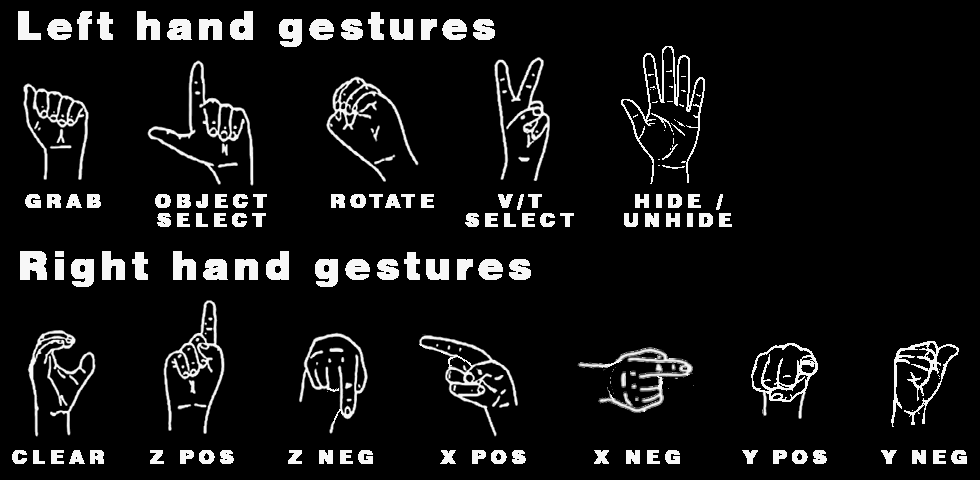
#> input picture Technical Paper/resources/image/GestureMap.png, 980 x 480 px, given in place of the camera
$ jupyter execute DatasetGeneration.ipynb   (shell and % lines are left out)   (text cells are left out)
#> lines starting #> are read from the running program, lines starting #| are printed output that depends on the picture
[cell 1]
import cv2
import time
import os
import uuid
from IPython.display import clear_output
import random
import shutil
import wget

[cell 2]
imagePath = 'Tensorflow/Workspace/images/capturedimages'

[cell 3]
labels = ['LeftL', 'LeftA', 'LeftO', 'LeftV', 'LeftOpenHand', 'RIndexUp', 'RIndexDown', 'RIndexLeft', 'RIndexRight', 'RIndexFront', 'RThumbBack', 'RClearC']
nImages = 25

[cell 4]
def vertical_shift(input_img, ratio=0.2):
    if ratio > 1 or ratio < 0:
        print('Value should be less than 1 and greater than 0')
        return input_img
    img = input_img.copy()
    ratio = random.uniform(-ratio, ratio)
    h, w = img.shape[:2]
    to_shift = h*ratio
    if ratio > 0:
        img = img[:int(h-to_shift), :, :]
    if ratio < 0:
        img = img[int(-1*to_shift):, :, :]
    img = cv2.resize(img, (w, h), cv2.INTER_CUBIC)
    return img

def horizontal_shift(input_img, ratio=0.2):
    if ratio > 1 or ratio < 0:
        print('Value should be less than 1 and greater than 0')
        return input_img
    img = input_img.copy()
    ratio = random.uniform(-ratio, ratio)
    h, w = img.shape[:2]
    to_shift = w*ratio
    if ratio > 0:
        img = img[:, :int(w-to_shift), :]
    if ratio < 0:
        img = img[:, int(-1*to_shift):, :]
    img = cv2.resize(img, (w, h), cv2.INTER_CUBIC)
    return img

def zoom(input_img, value=0.85):
    if value > 1 or value < 0:
        print('Value for zoom should be less than 1 and greater than 0')
        return input_img
    img = input_img.copy()
    value = random.uniform(value, 1)
    h, w = img.shape[:2]
    h_taken = int(value*h)
    w_taken = int(value*w)
    h_start = random.randint(0, h-h_taken)
    w_start = random.randint(0, w-w_taken)
    img = img[h_start:h_start+h_taken, w_start:w_start+w_taken, :]
    img = cv2.resize(img, (w, h), cv2.INTER_CUBIC)
    return img

[cell 5]
frame_capture_delay = 2 #seconds
for label in labels:
    !mkdir {'Tensorflow\Workspace\images\capturedimages\\' + label}
    clear_output(wait=True)
    print('Collecting images for {}'.format(label))
    cap = cv2.VideoCapture(0)
    input()
    for imageNumber in range(nImages):
        time.sleep(frame_capture_delay)
        ret, frame = cap.read()
        tmpUUID = format(str(uuid.uuid1()))
        imageName = os.path.join(imagePath, label, label+'_'+f'{tmpUUID}.jpg')
        cv2.imwrite(imageName, frame)
        print('Collected')
        cv2.imshow('frame', frame)
        cv2.imwrite(os.path.join(imagePath, label, label+'_vshift_'+f'{tmpUUID}.jpg'),
                    vertical_shift(input_img=frame))
        cv2.imwrite(os.path.join(imagePath, label, label+'_hshift_'+f'{tmpUUID}.jpg'),
                    horizontal_shift(input_img=frame))
        cv2.imwrite(os.path.join(imagePath, label, label+'_zoom_'+f'{tmpUUID}.jpg'),
                    zoom(input_img=frame))
        if cv2.waitKey(1) & 0xFF == ord('q'):
            cv2.destroyWindow('frame')
            break
#> this loop made 1 pass; (key q is pressed on pass 1)
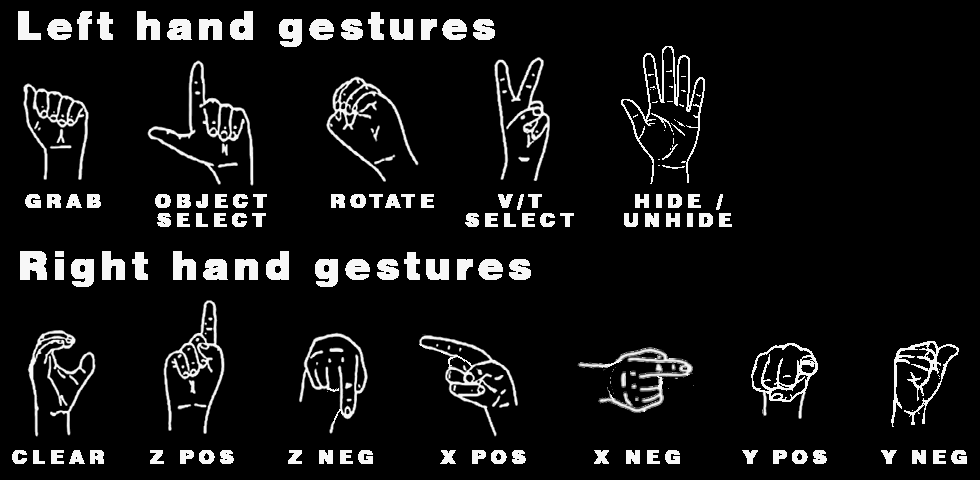
#> input picture Technical Paper/resources/image/GestureMap.png, 980 x 480 px, given in place of the camera
#> pass 1, in vertical_shift, `img = img[:int(h-to_shift), :, :]`:
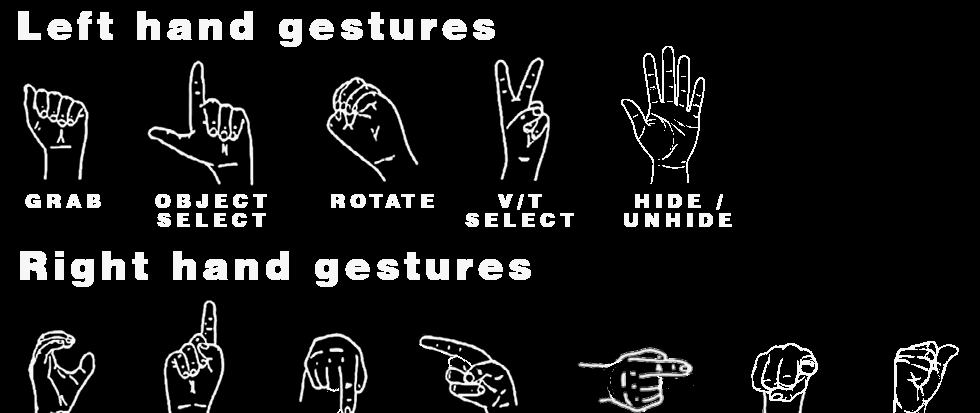
#> img: shape (413, 980, 3); min 0, max 255, mean 21.3
#> pass 1, in vertical_shift, `img = cv2.resize(img, (w, h), cv2.INTER_CUBIC)`:
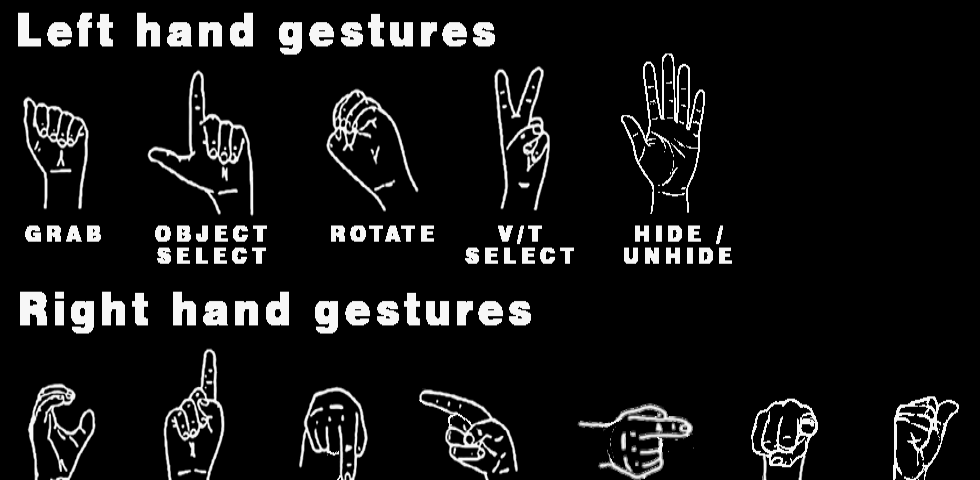
#> img: shape (480, 980, 3); min 0, max 255, mean 21.3
#> pass 1, in horizontal_shift, `img = img[:, :int(w-to_shift), :]`:
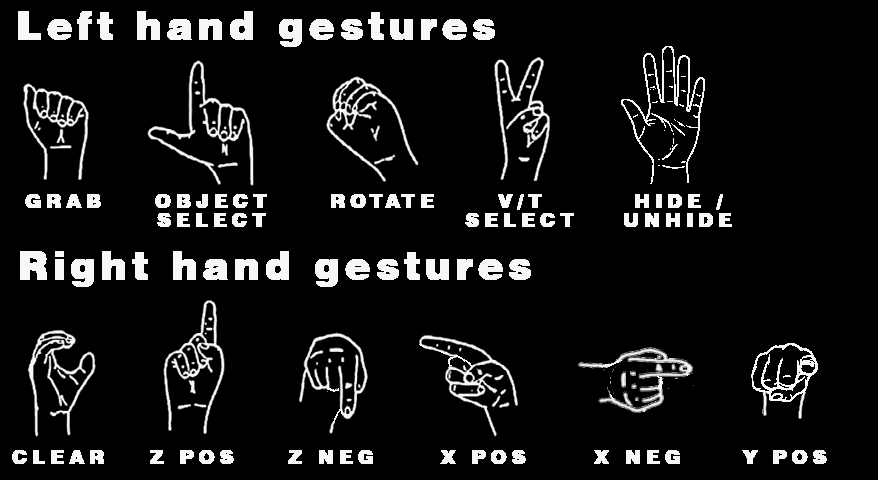
#> img: shape (480, 878, 3); min 0, max 255, mean 22.2
#> pass 1, in horizontal_shift, `img = cv2.resize(img, (w, h), cv2.INTER_CUBIC)`:
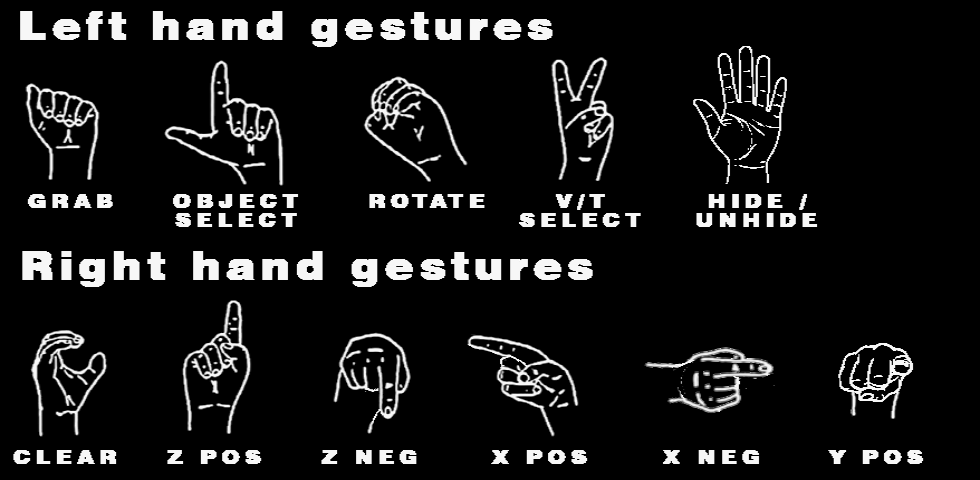
#> img: shape (480, 980, 3); min 0, max 255, mean 22.2
    cap.release()
cv2.destroyWindow('frame')
